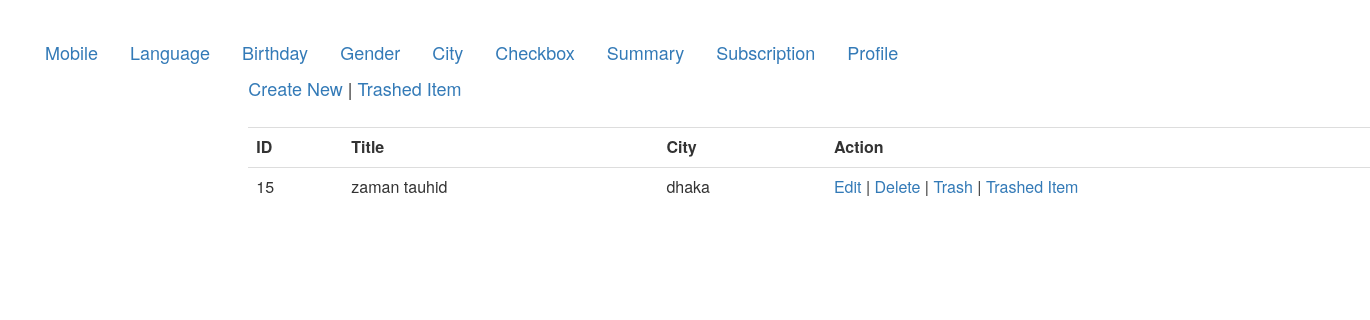
The page /views/ALL_CRUD/City/view.php?id=15 on the database its author committed.
### tables this page shows
CREATE TABLE `cities` (
  `id` int(11) NOT NULL,
  `title` varchar(50) NOT NULL,
  `city` varchar(50) NOT NULL,
  `created_at` datetime NOT NULL,
  `updated_at` datetime DEFAULT NULL,
  `deleted_at` datetime DEFAULT NULL
);

### src/ALL_CRUD/City/City.php (called while the page is built, shortened)
<?php
class City {
    public $db='';
    public function __construct() {
        $this->db=  mysqli_connect("localhost","root","fazil142","atomicproject");
    }
    public function view($data=''){
        $this->id=$data['id'];
        $query="select * from cities where id=".$this->id;
        $result=  mysqli_query($this->db, $query);
        $row=  mysqli_fetch_assoc($result);
        return $row;
    }
}

### views/ALL_CRUD/City/view.php (the view, shortened to what this page needs)
<!DOCTYPE html>
<html>
    <head>
        <link rel="stylesheet" type="text/css" href="../../../css/bootstrap.min.css">
        <link rel="stylesheet" type="text/css" href="../../../css/style.css">
    </head>
    <body>
        <div>
            <ul class="nav nav-pills ">
  <li role="presentation"><a href="../../../views/ALL_CRUD/Mobile/index.php">Mobile</a></li>
  <li role="presentation"><a href="../../../views/ALL_CRUD/Language/index.php">Language</a></li>
  <li role="presentation"><a href="../../../views/ALL_CRUD/Birthday/index.php">Birthday</a></li>
  <li role="presentation"><a href="../../../views/ALL_CRUD/Gender/index.php">Gender</a></li>
  <li role="presentation"><a href="index.php">City</a></li>
  <li role="presentation"><a href="../../../views/ALL_CRUD/Checkbox/index.php">Checkbox</a></li>
  <li role="presentation"><a href="../../../views/ALL_CRUD/Summary/index.php">Summary</a></li>
  <li role="presentation"><a href="../../../views/ALL_CRUD/Subscription/index.php">Subscription</a></li>
  <li role="presentation"><a href="../../../views/ALL_CRUD/ProfilePic/index.php">Profile</a></li>
</ul>
        </div>
    </body>
</html>
<?php
    $city=new City();
    $val=$city->view($_GET);
?>
<Ul class="nav nav-pills col-md-10 col-md-offset-2 " style="font-size:18px">
    <a href="create.php">Create New</a> |
    <a href="trashed.php">Trashed Item</a>
    <br><br>
</Ul>
<table class="table col-md-10 col-md-offset-2" style="font-size: 16px">
    <tr>
        <th>ID</th>
        <th>Title</th>
        <th>City</th>
        <th>Action</th>
    </tr>
    <tr>
        <td><?php echo $val['id'];?></td>
        <td><?php echo $val['title'];?></td>
        <td><?php echo $val['city'];?></td>
        <td>
            <a href="edit.php?id=<?php echo $val['id'];?>">Edit</a> |
            <a href="delete.php?id=<?php echo $val['id'];?>">Delete</a> |
            <a href="trash.php?id=<?php echo $val['id'];?>">Trash</a>  |
            <a href="trashed.php?id=<?php echo $val['id'];?>">Trashed Item</a>
        </td>
    </tr>
</table>

### css/style.css (style rules this page uses)
body { margin:30px; }
div ul li a { font-size: 18px }

### rows shown on the page
cities: id "15", title "zaman tauhid", city "dhaka"
